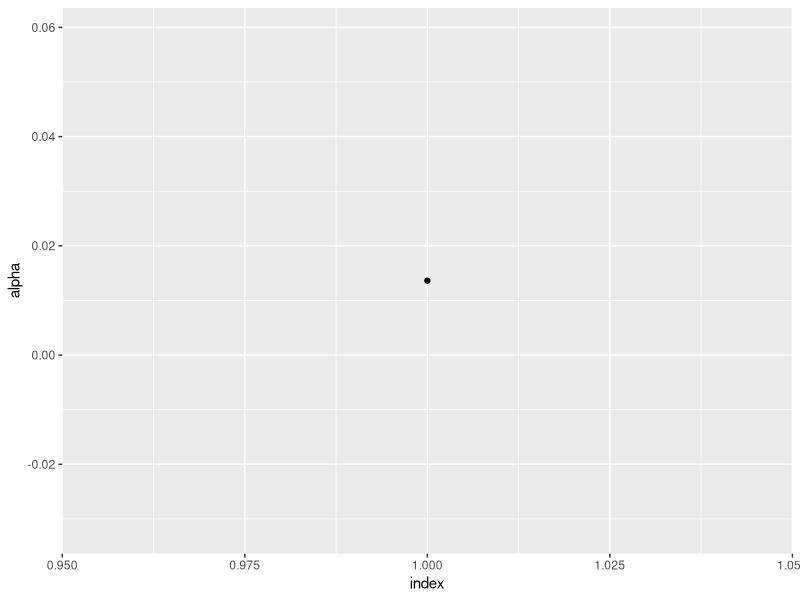
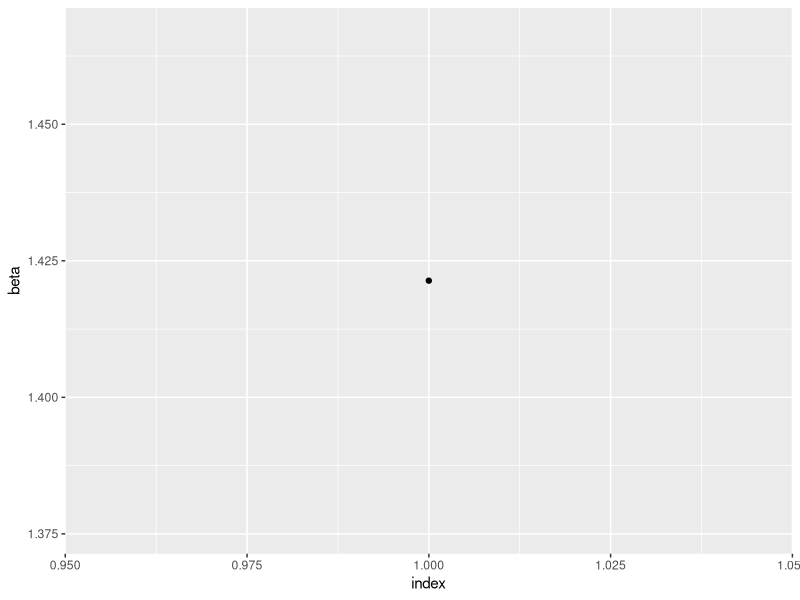
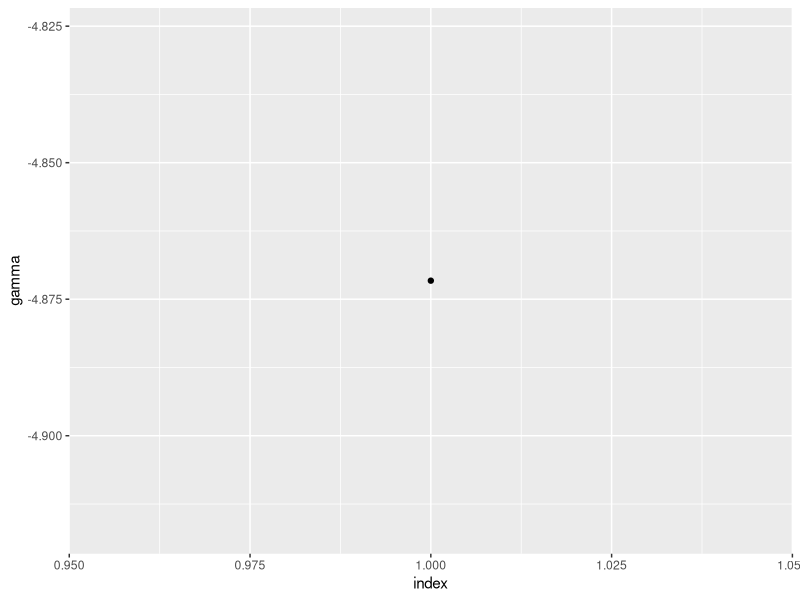
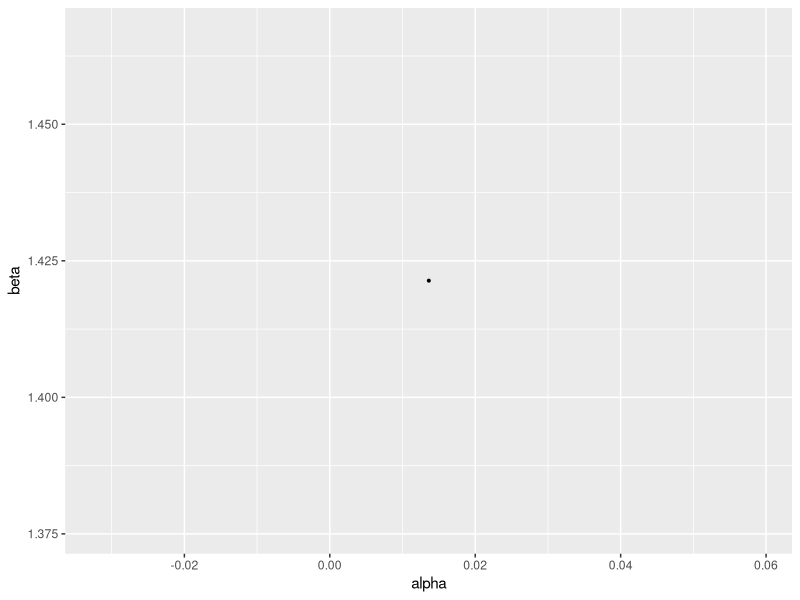

These charts were generated, in order, by the following R code:
library("tidyverse")
x_icount <- 20
n <- 1
x_i <- 1:x_icount
a_nul <- 0
beta_nul <- 1
gamma_nul <- 0
p_waldtest_a <- rep(0,n)
p_waldtest_b <- rep(0,n)
p_waldtest_g <- rep(0,n)
conff1b <- matrix(nrow=n, ncol=2)
conff1a <- matrix(nrow=n, ncol=2)
conff1g <- matrix(nrow=n, ncol=2)
limits <- rep(0,n)
errors <- rep(0,n)
betahat <- rep(0,n)
ahat <- rep(0,n)
gammahat <- rep(0,n)
resulthypotese <- rep(0,n)
bstar <- 1.1
crit = pchisq(0.05,df=3,lower.tail = FALSE)
beta <- function(b,c1 = 1,c2 = 0) {
  b ^ (c1 * x_i + c2)
}

for (ii in 1:n) {
  yi <- c(-0.8, 1.15, 1.82, 2.89, 1.43, 0.59, 1.09, 3.00, 2.81, 3.02, 2.39, 3.50, 3.06, 2.41, 2.81, 3.95, 4.19, 5.94, 7.06, 4.55)
  likelihood <- function(a,b,g) {
    1 / sqrt(2*pi)^x_icount * prod(exp (( a * b ^x_i -yi + g)^2)/2)
  }
  
  s <- function(b) {
    a_s <- sum(beta(b))
    b_s <- (sum(beta(b))) / n * sum(beta(b)) 
    c_s <- (sum(beta(b))) / n * sum(yi)
    d_s <- sum(yi*beta(b))
    sahat <- (c_s-d_s)/(b_s-a_s)
    gamma <- 1 / n * sum(sahat*beta(b)-yi) 
    - sum((sahat * beta(b) + gamma - yi ) * beta(b,1,-1) * x_i* sahat)
  }
  
  i <- function(b) {
    a_s <- sum(beta(b))
    b_s <- (sum(beta(b))) / n * sum(beta(b)) 
    c_s <- (sum(beta(b))) / n * sum(yi)
    d_s <- sum(yi*beta(b))
    sahat <- (c_s-d_s)/(b_s-a_s)
    gamma <- 1 / n * sum(sahat*beta(b))- sum(yi) 
    imi <- sum(x_i * sahat * beta(b,1,-2) * ((2*x_i-1) * sahat *beta(b) + 
                                               gamma * (x_i-1) - ((sahat * beta(b) + gamma)) *(x_i -1)  ))
    imi^-1
  }
  
  intim <- function(b, funk1, funk2) {
    score <- funk1 
    fish <- funk2 
    bk <- b
    itt <-0
    itt1 <- 0
    itt2 <- 0 
    while(abs(score(bk) * fish(bk))>0.001) {
      itt<- itt + 1
      bk = bk + fish(bk) * score(bk)
      if (!is.finite(score(bk))==TRUE | !is.finite((fish(bk)))==TRUE) {
        cat("ERROR!", "\n")
        itt2 <- 1
        break
      }
      if (itt>5000) {
        cat("break", "\n")
        itt1 <- 1
        break(intim)
      }
    }
    c(bk,itt, itt1, itt2)
  }
  resultatintim <- intim(bstar, s, i)
  betahat[ii] <-  resultatintim[1] 
  ahat_s <- sum(beta(betahat[ii]))
  bhat_s <- (sum(beta(betahat[ii]))) / n * sum(beta(betahat[ii])) 
  chat_s <- (sum(beta(betahat[ii]))) / n * sum(yi)
  dhat_s <- sum(yi*beta(betahat[ii]))
  ahat[ii] <- (chat_s-dhat_s)/(bhat_s-ahat_s)
  gammahat[ii] <- 1 / n * sum(ahat[ii]*beta(betahat[ii]))- sum(yi)
  lmle <- likelihood(ahat[ii],betahat[ii], gammahat[ii])
  lognorm <- function(a,b,g) {
    -2*log(likelihood(a,b,g)/lmle)
  }
  
  resulthypotese[ii] <- lognorm(ahat[ii], betahat[ii], gamma_nul)<=crit #Beta og alpha afhænger af 
  #gamma, derfor er dette ikke korrekt.
  j22y <- 1 / (sum(ahat[ii] * (2 * x_i - 1) * beta(betahat[ii],2,-1) * x_i) -sum(ahat[ii] * x_i *(x_i - 1)* beta(betahat[ii], 1, 0 ) * yi))
  j11y <- 1 / (sum(beta(betahat[ii],2,0)))
  j33y <- 1 / x_icount
  waldtesta <- ((ahat[ii]-a_nul)^2)/ j11y
  p_waldtest_a[ii] <- 2*pnorm(abs(waldtesta), lower.tail = FALSE)
  waldtestb <- (betahat[ii]-beta_nul) ^ 2 / j22y
  p_waldtest_b[ii] <- 2*pnorm(abs(waldtestb), lower.tail = FALSE)
  waldtestg <- (gammahat[ii]-gamma_nul)^2/ j33y
  p_waldtest_g[ii] <- 2*pnorm(abs(waldtestg), lower.tail = FALSE)
  conff1b[ii,1] <- betahat[ii] - 1.96 * sqrt(abs(j22y))
  conff1b[ii,2] <- betahat[ii] + 1.96 * sqrt(abs(j22y))
  conff1a[ii,1] <- ahat[ii] - 1.96 * sqrt(abs(j11y))
  conff1a[ii,2] <- ahat[ii] + 1.96 * sqrt(abs(j11y))
  conff1g[ii,1] <- gammahat[ii] - 1.96 * sqrt(abs(j33y))
  conff1g[ii,2] <- gammahat[ii] + 1.96 * sqrt(abs(j33y))
  limits[ii] <- resultatintim[3]
  errors[ii] <- resultatintim[4]
  cat("Iteration=", ii, "Limits=", sum(limits),  "Errors=",sum(errors) , "\n") 
}
cat("Hvilke ahat waldtest ligger inde for confidence intervallet", "\n")
confresula <- which(conff1a[,1] < a_nul & conff1a[,2] > a_nul); confresula
length(confresula)
cat("Hvilke betahat waldtest ligger inde for confidence intervallet", "\n")
confresulb <- which(conff1b[,1] < beta_nul & conff1b[,2] > beta_nul); confresulb
length(confresulb)
cat("Hvilke gammahat waldtest ligger inde for confidence intervallet", "\n")
confresulg <- which(conff1g[,1] < gamma_nul & conff1g[,2] > gamma_nul); confresulg
length(confresulg)
cat("Number of accepted H0 hypothesis", "\n")
sum(resulthypotese)
ahat_plot <- data.frame(x=1:n, y= ahat)
betahat_plot <- data.frame(x=1:n, y= betahat)
gammahat_plot <- data.frame(x=1:n, y=gammahat)
ahat_betahat <- data.frame(x= ahat, y=betahat)
ggplot(ahat_plot, aes(x,y)) +
  geom_point() + 
  labs(x = "index", y= "alpha")
ggplot(betahat_plot, aes(x,y)) +
  geom_point() +
  labs(x = "index", y= "beta")
ggplot(gammahat_plot, aes(x,y)) +
  geom_point() +
  labs(x = "index", y= "gamma")
ggplot(ahat_betahat, aes(x,y)) +
  geom_point(size = 0.7) + 
  labs(x = "alpha", y= "beta")